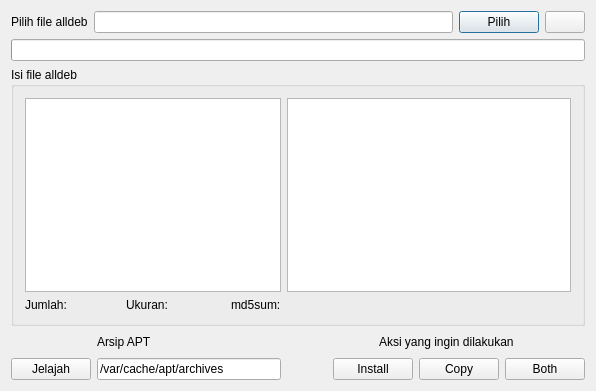
<?xml version="1.0" encoding="UTF-8"?>
<ui version="4.0">
 <class>Dialog</class>
 <widget class="QDialog" name="Dialog">
  <property name="geometry">
   <rect>
    <x>0</x>
    <y>0</y>
    <width>596</width>
    <height>391</height>
   </rect>
  </property>
  <property name="windowTitle">
   <string>AllDebInstaller</string>
  </property>
  <property name="windowIcon">
   <iconset theme="start-here">
    <normaloff/>
   </iconset>
  </property>
  <layout class="QGridLayout" name="gridLayout_4">
   <item row="0" column="0" colspan="3">
    <layout class="QHBoxLayout" name="horizontalLayout_2">
     <item>
      <widget class="QLabel" name="labelPilih">
       <property name="text">
        <string>Pilih file alldeb</string>
       </property>
      </widget>
     </item>
     <item>
      <widget class="QLineEdit" name="tempatFile">
       <property name="sizePolicy">
        <sizepolicy hsizetype="Expanding" vsizetype="Fixed">
         <horstretch>0</horstretch>
         <verstretch>0</verstretch>
        </sizepolicy>
       </property>
       <property name="minimumSize">
        <size>
         <width>221</width>
         <height>0</height>
        </size>
       </property>
       <property name="readOnly">
        <bool>true</bool>
       </property>
      </widget>
     </item>
     <item>
      <widget class="QPushButton" name="btnCariFile">
       <property name="text">
        <string>Pilih</string>
       </property>
      </widget>
     </item>
     <item>
      <widget class="QPushButton" name="btnInfo">
       <property name="sizePolicy">
        <sizepolicy hsizetype="Fixed" vsizetype="Fixed">
         <horstretch>0</horstretch>
         <verstretch>0</verstretch>
        </sizepolicy>
       </property>
       <property name="text">
        <string/>
       </property>
       <property name="icon">
        <iconset theme="help-about">
         <normaloff/>
        </iconset>
       </property>
      </widget>
     </item>
    </layout>
   </item>
   <item row="1" column="0" colspan="3">
    <widget class="QProgressBar" name="progressBar">
     <property name="textVisible">
      <bool>false</bool>
     </property>
    </widget>
   </item>
   <item row="2" column="0" colspan="3">
    <widget class="QGroupBox" name="groupBox">
     <property name="title">
      <string>Isi file alldeb</string>
     </property>
     <layout class="QGridLayout" name="gridLayout">
      <item row="0" column="0" colspan="5">
       <widget class="QListWidget" name="daftarPaket"/>
      </item>
      <item row="0" column="5">
       <widget class="QPlainTextEdit" name="infoPaket">
        <property name="tabChangesFocus">
         <bool>true</bool>
        </property>
        <property name="readOnly">
         <bool>true</bool>
        </property>
       </widget>
      </item>
      <item row="1" column="0">
       <widget class="QLabel" name="labelJumlah">
        <property name="text">
         <string>Jumlah:</string>
        </property>
       </widget>
      </item>
      <item row="1" column="1">
       <widget class="QLabel" name="labelJumlahNilai">
        <property name="minimumSize">
         <size>
          <width>47</width>
          <height>0</height>
         </size>
        </property>
        <property name="maximumSize">
         <size>
          <width>47</width>
          <height>16</height>
         </size>
        </property>
        <property name="text">
         <string/>
        </property>
       </widget>
      </item>
      <item row="1" column="2">
       <widget class="QLabel" name="labelUkuran">
        <property name="text">
         <string>Ukuran:</string>
        </property>
       </widget>
      </item>
      <item row="1" column="3">
       <widget class="QLabel" name="labelUkuranNilai">
        <property name="minimumSize">
         <size>
          <width>51</width>
          <height>0</height>
         </size>
        </property>
        <property name="maximumSize">
         <size>
          <width>71</width>
          <height>20</height>
         </size>
        </property>
        <property name="text">
         <string/>
        </property>
       </widget>
      </item>
      <item row="1" column="4">
       <widget class="QLabel" name="labelMd5">
        <property name="text">
         <string>md5sum:</string>
        </property>
       </widget>
      </item>
      <item row="1" column="5">
       <widget class="QLabel" name="labelMd5Nilai">
        <property name="minimumSize">
         <size>
          <width>211</width>
          <height>0</height>
         </size>
        </property>
        <property name="text">
         <string/>
        </property>
       </widget>
      </item>
     </layout>
    </widget>
   </item>
   <item row="3" column="0">
    <layout class="QGridLayout" name="gridLayout_2">
     <item row="1" column="0">
      <widget class="QPushButton" name="btnFolderApt">
       <property name="text">
        <string>Jelajah</string>
       </property>
      </widget>
     </item>
     <item row="1" column="1">
      <widget class="QLineEdit" name="tempatApt">
       <property name="text">
        <string>/var/cache/apt/archives</string>
       </property>
      </widget>
     </item>
     <item row="0" column="1">
      <widget class="QLabel" name="labelArsip">
       <property name="text">
        <string>Arsip APT</string>
       </property>
      </widget>
     </item>
    </layout>
   </item>
   <item row="3" column="1">
    <spacer name="horizontalSpacer_3">
     <property name="orientation">
      <enum>Qt::Horizontal</enum>
     </property>
     <property name="sizeType">
      <enum>QSizePolicy::Preferred</enum>
     </property>
     <property name="sizeHint" stdset="0">
      <size>
       <width>40</width>
       <height>20</height>
      </size>
     </property>
    </spacer>
   </item>
   <item row="3" column="2">
    <layout class="QGridLayout" name="gridLayout_3">
     <item row="0" column="0">
      <spacer name="horizontalSpacer">
       <property name="orientation">
        <enum>Qt::Horizontal</enum>
       </property>
       <property name="sizeType">
        <enum>QSizePolicy::Preferred</enum>
       </property>
       <property name="sizeHint" stdset="0">
        <size>
         <width>40</width>
         <height>20</height>
        </size>
       </property>
      </spacer>
     </item>
     <item row="0" column="1" colspan="3">
      <widget class="QLabel" name="labelAksi">
       <property name="text">
        <string>Aksi yang ingin dilakukan</string>
       </property>
      </widget>
     </item>
     <item row="0" column="4">
      <spacer name="horizontalSpacer_2">
       <property name="orientation">
        <enum>Qt::Horizontal</enum>
       </property>
       <property name="sizeType">
        <enum>QSizePolicy::Preferred</enum>
       </property>
       <property name="sizeHint" stdset="0">
        <size>
         <width>40</width>
         <height>20</height>
        </size>
       </property>
      </spacer>
     </item>
     <item row="1" column="0" colspan="2">
      <widget class="QPushButton" name="btnInstal">
       <property name="text">
        <string>Install</string>
       </property>
      </widget>
     </item>
     <item row="1" column="2">
      <widget class="QPushButton" name="btnSalin">
       <property name="text">
        <string>Copy</string>
       </property>
      </widget>
     </item>
     <item row="1" column="3" colspan="2">
      <widget class="QPushButton" name="btnSalinIns">
       <property name="text">
        <string>Both</string>
       </property>
      </widget>
     </item>
    </layout>
   </item>
  </layout>
  <zorder>groupBox</zorder>
  <zorder>horizontalSpacer_3</zorder>
  <zorder>progressBar</zorder>
 </widget>
 <layoutdefault spacing="6" margin="11"/>
 <tabstops>
  <tabstop>tempatFile</tabstop>
  <tabstop>btnCariFile</tabstop>
  <tabstop>btnFolderApt</tabstop>
  <tabstop>tempatApt</tabstop>
  <tabstop>btnInstal</tabstop>
  <tabstop>btnSalin</tabstop>
  <tabstop>btnSalinIns</tabstop>
  <tabstop>daftarPaket</tabstop>
  <tabstop>infoPaket</tabstop>
 </tabstops>
 <resources/>
 <connections/>
</ui>
